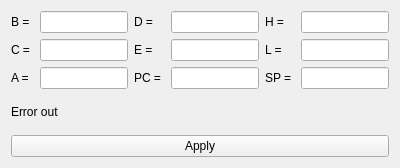
<?xml version="1.0" encoding="UTF-8"?>
<ui version="4.0">
 <class>RegistersEditor</class>
 <widget class="QWidget" name="RegistersEditor">
  <property name="geometry">
   <rect>
    <x>0</x>
    <y>0</y>
    <width>400</width>
    <height>168</height>
   </rect>
  </property>
  <property name="windowTitle">
   <string>Form</string>
  </property>
  <property name="locale">
   <locale language="English" country="UnitedStates"/>
  </property>
  <layout class="QVBoxLayout" name="verticalLayout">
   <item>
    <layout class="QHBoxLayout" name="horizontalLayout_4">
     <item>
      <layout class="QFormLayout" name="formLayout">
       <item row="0" column="0">
        <widget class="QLabel" name="label">
         <property name="text">
          <string>B = </string>
         </property>
        </widget>
       </item>
       <item row="0" column="1">
        <widget class="QLineEdit" name="bReg">
         <property name="inputMask">
          <string>Hh</string>
         </property>
         <property name="maxLength">
          <number>2</number>
         </property>
        </widget>
       </item>
       <item row="1" column="0">
        <widget class="QLabel" name="label_2">
         <property name="text">
          <string>C = </string>
         </property>
        </widget>
       </item>
       <item row="1" column="1">
        <widget class="QLineEdit" name="cReg">
         <property name="inputMask">
          <string>Hh</string>
         </property>
         <property name="maxLength">
          <number>2</number>
         </property>
        </widget>
       </item>
       <item row="2" column="0">
        <widget class="QLabel" name="label_3">
         <property name="text">
          <string>A = </string>
         </property>
        </widget>
       </item>
       <item row="2" column="1">
        <widget class="QLineEdit" name="aReg">
         <property name="inputMask">
          <string>Hh</string>
         </property>
         <property name="maxLength">
          <number>2</number>
         </property>
        </widget>
       </item>
      </layout>
     </item>
     <item>
      <layout class="QFormLayout" name="formLayout_2">
       <item row="0" column="0">
        <widget class="QLabel" name="label_4">
         <property name="text">
          <string>D = </string>
         </property>
        </widget>
       </item>
       <item row="0" column="1">
        <widget class="QLineEdit" name="dReg">
         <property name="inputMask">
          <string>Hh</string>
         </property>
         <property name="maxLength">
          <number>2</number>
         </property>
        </widget>
       </item>
       <item row="1" column="0">
        <widget class="QLabel" name="label_5">
         <property name="text">
          <string>E = </string>
         </property>
        </widget>
       </item>
       <item row="1" column="1">
        <widget class="QLineEdit" name="eReg">
         <property name="inputMask">
          <string>Hh</string>
         </property>
         <property name="maxLength">
          <number>2</number>
         </property>
        </widget>
       </item>
       <item row="2" column="0">
        <widget class="QLabel" name="label_6">
         <property name="text">
          <string>PC = </string>
         </property>
        </widget>
       </item>
       <item row="2" column="1">
        <widget class="QLineEdit" name="pcReg">
         <property name="inputMask">
          <string>Hh</string>
         </property>
         <property name="maxLength">
          <number>2</number>
         </property>
        </widget>
       </item>
      </layout>
     </item>
     <item>
      <layout class="QFormLayout" name="formLayout_3">
       <item row="0" column="0">
        <widget class="QLabel" name="label_7">
         <property name="text">
          <string>H = </string>
         </property>
        </widget>
       </item>
       <item row="0" column="1">
        <widget class="QLineEdit" name="hReg">
         <property name="inputMask">
          <string>Hh</string>
         </property>
         <property name="maxLength">
          <number>2</number>
         </property>
        </widget>
       </item>
       <item row="1" column="0">
        <widget class="QLabel" name="label_8">
         <property name="text">
          <string>L = </string>
         </property>
        </widget>
       </item>
       <item row="1" column="1">
        <widget class="QLineEdit" name="lReg">
         <property name="inputMask">
          <string>Hh</string>
         </property>
         <property name="maxLength">
          <number>2</number>
         </property>
        </widget>
       </item>
       <item row="2" column="0">
        <widget class="QLabel" name="label_9">
         <property name="text">
          <string>SP = </string>
         </property>
        </widget>
       </item>
       <item row="2" column="1">
        <widget class="QLineEdit" name="spReg">
         <property name="inputMask">
          <string>Hh</string>
         </property>
         <property name="maxLength">
          <number>2</number>
         </property>
        </widget>
       </item>
      </layout>
     </item>
    </layout>
   </item>
   <item>
    <widget class="QLabel" name="errorOut">
     <property name="text">
      <string>Error out</string>
     </property>
    </widget>
   </item>
   <item>
    <widget class="QPushButton" name="applyButton">
     <property name="text">
      <string>Apply</string>
     </property>
    </widget>
   </item>
  </layout>
 </widget>
 <resources/>
 <connections/>
</ui>
